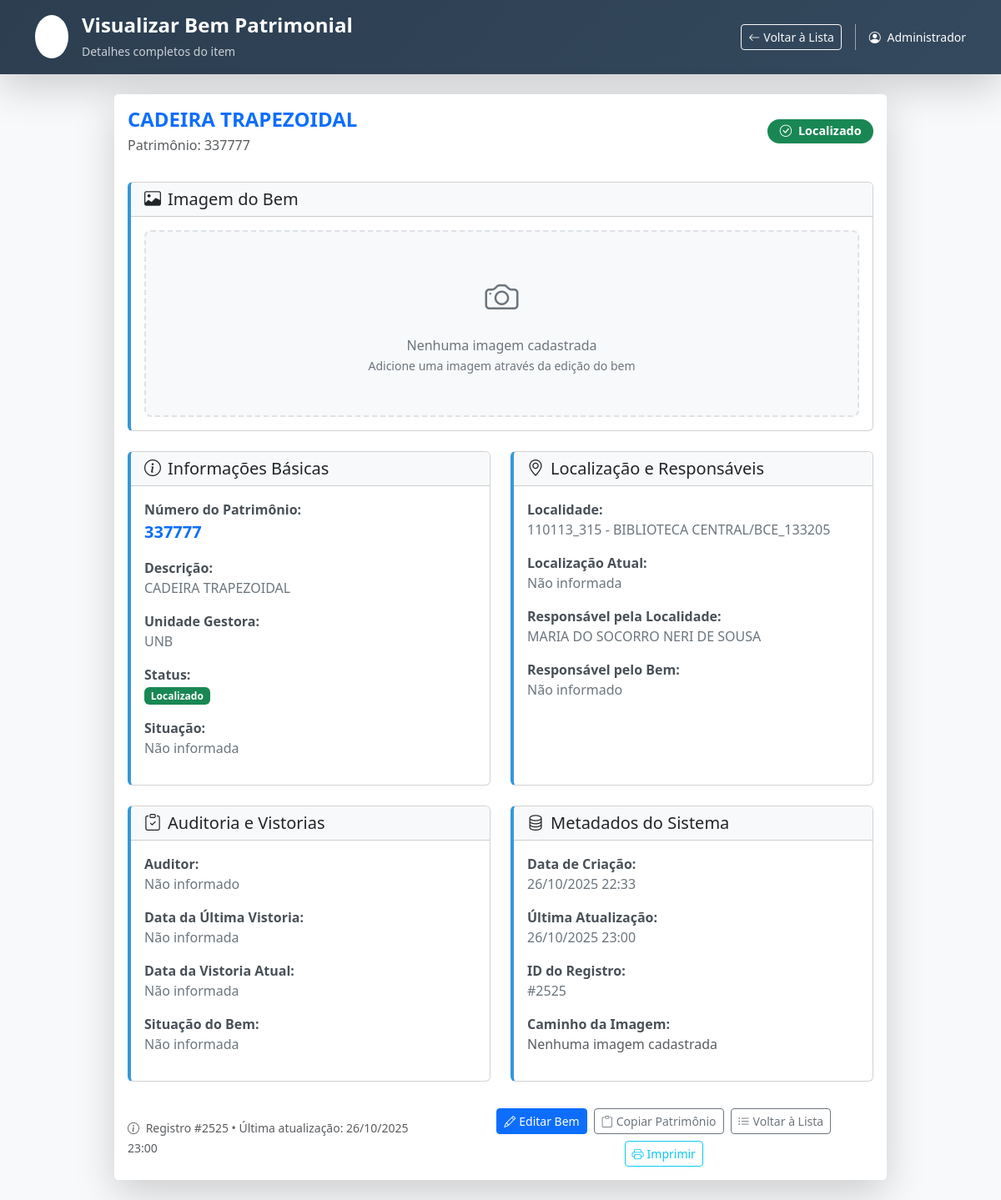
The page /visualizar_bem.php?id=2525 (signed in) on the database as committed earlier.
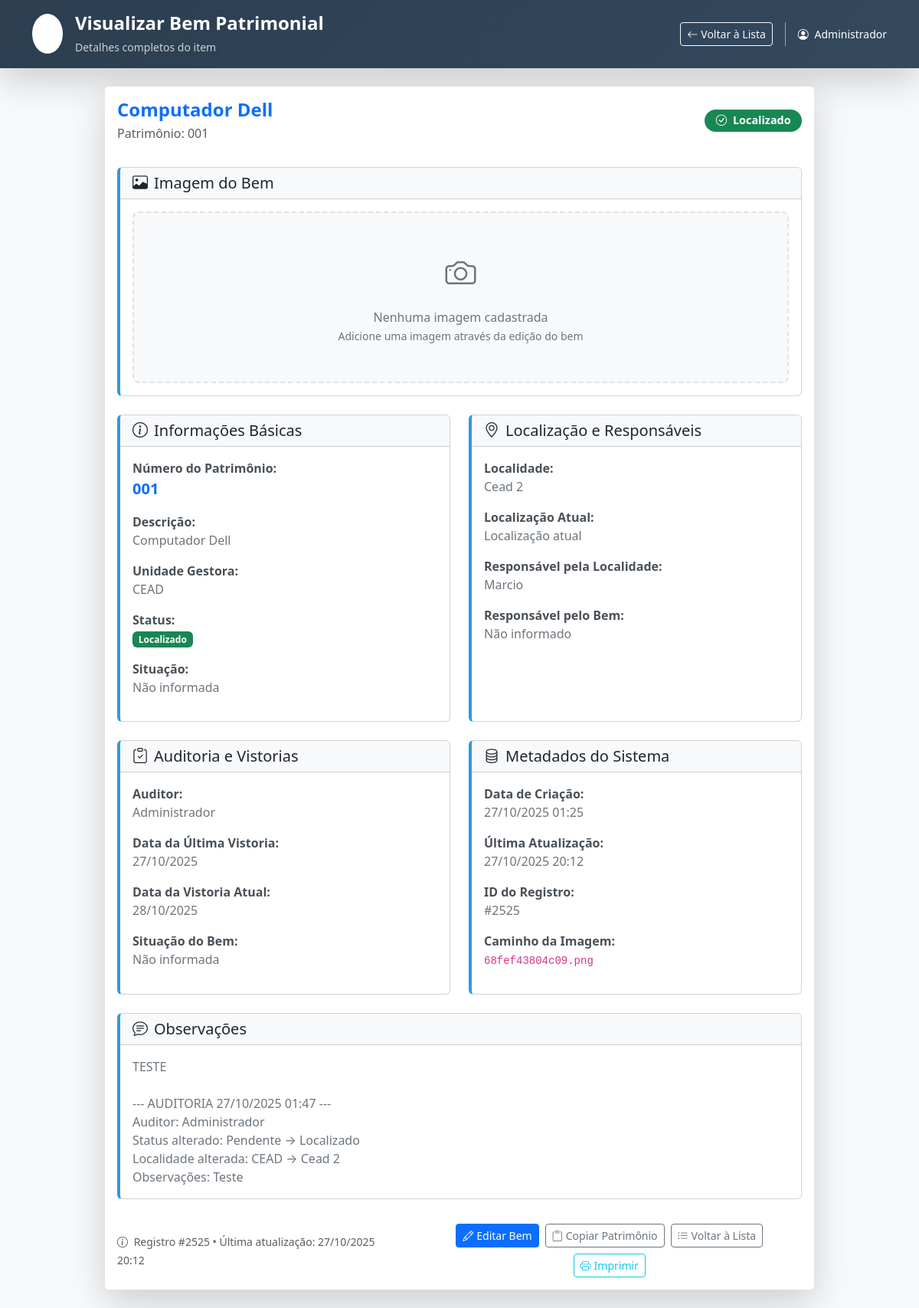
The same page on the database as committed later.
### tables this page shows
CREATE TABLE `bens` (
  `id` int(11) NOT NULL AUTO_INCREMENT,
  `unidade_gestora` varchar(200) DEFAULT NULL,
  `localidade` varchar(200) DEFAULT NULL,
  `responsavel_localidade` varchar(100) DEFAULT NULL,
  `numero_patrimonio` varchar(100) NOT NULL,
  `descricao` text DEFAULT NULL,
  `observacoes` text DEFAULT NULL,
  `status` enum('Localizado','Pendente') DEFAULT 'Pendente',
  `responsavel_bem` varchar(100) DEFAULT NULL,
  `auditor` varchar(100) DEFAULT NULL,
  `data_ultima_vistoria` date DEFAULT NULL,
  `data_vistoria_atual` date DEFAULT NULL,
  `imagem` varchar(255) DEFAULT NULL,
  `localizacao_atual` varchar(200) DEFAULT NULL,
  `data_criacao` timestamp NOT NULL DEFAULT current_timestamp(),
  `data_atualizacao` timestamp NOT NULL DEFAULT current_timestamp() ON UPDATE current_timestamp(),
  `data_auditoria` datetime DEFAULT NULL,
  `localidade_anterior` varchar(200) DEFAULT NULL,
  PRIMARY KEY (`id`),
  UNIQUE KEY `numero_patrimonio` (`numero_patrimonio`)
);

### visualizar_bem.php (the view, shortened to what the rows shown need)
<?php
$database = new Database();
$db = $database->getConnection();
$query = "SELECT * FROM bens WHERE id = :id";
$stmt = $db->prepare($query);
$stmt->execute([':id' => $_GET['id']]);
$bem = $stmt->fetch(PDO::FETCH_ASSOC);
function formatarData($data) {
    if (empty($data) || $data == '0000-00-00') return 'Não informada';
    return date('d/m/Y', strtotime($data));
}
function formatarDataHora($dataHora) {
    return date('d/m/Y H:i', strtotime($dataHora));
}
?>
<!DOCTYPE html>
<html lang="pt-br">
<head>
    <link href="https://cdn.jsdelivr.net/npm/bootstrap@5.3.0/dist/css/bootstrap.min.css" rel="stylesheet">
    <link rel="stylesheet" href="https://cdn.jsdelivr.net/npm/bootstrap-icons@1.11.0/font/bootstrap-icons.css">
</head>
<body class="bg-light">
    <header class="gradient-bg text-white shadow-lg no-print">
        <div class="container py-3">
            <div class="row align-items-center">
                <div class="col-md-6">
                    <div class="d-flex align-items-center">
                        <div>
                            <h1 class="h4 mb-1 fw-bold">Visualizar Bem Patrimonial</h1>
                        </div>
                    </div>
                </div>
            </div>
        </div>
    </header>
    <main class="container py-4">
        <div class="row justify-content-center">
            <div class="col-lg-10">
                <div class="card shadow-lg border-0 card-hover">
                    <div class="card-header bg-white py-3 border-0">
                        <div class="d-flex flex-column flex-md-row justify-content-between align-items-start align-items-md-center">
                            <div>
                                <h2 class="h4 mb-1 fw-bold text-primary">
                                    <?php echo htmlspecialchars($bem['descricao']); ?>
                                </h2>
                                <p class="text-muted mb-0">Patrimônio: <?php echo htmlspecialchars($bem['numero_patrimonio']); ?></p>
                            </div>
                            <div class="mt-2 mt-md-0">
                                <span class="badge status-badge rounded-pill <?php echo $bem['status'] === 'Localizado' ? 'bg-success' : 'bg-warning'; ?>">
                                    <i class="bi <?php echo $bem['status'] === 'Localizado' ? 'bi-check-circle' : 'bi-clock'; ?> me-1"></i>
                                    <?php echo htmlspecialchars($bem['status']); ?>
                                </span>
                            </div>
                        </div>
                    </div>
                    <div class="card-body">
                        <div class="row g-4">
                            <div class="col-md-6">
                                <div class="card info-card h-100">
                                    <div class="card-body">
                                        <div class="mb-3">
                                            <span class="field-label">Número do Patrimônio:</span>
                                            <div class="field-value fs-5 fw-bold text-primary">
                                                <?php echo htmlspecialchars($bem['numero_patrimonio']); ?>
                                            </div>
                                        </div>
                                        <div class="mb-3">
                                            <span class="field-label">Descrição:</span>
                                            <div class="field-value">
                                                <?php echo htmlspecialchars($bem['descricao']); ?>
                                            </div>
                                        </div>
                                        <div class="mb-3">
                                            <span class="field-label">Unidade Gestora:</span>
                                            <div class="field-value">
                                                <?php echo !empty($bem['unidade_gestora']) ? htmlspecialchars($bem['unidade_gestora']) : 'Não informada'; ?>
                                            </div>
                                        </div>
                                        <div class="mb-3">
                                            <div class="field-value">
                                                <span class="badge <?php echo $bem['status'] === 'Localizado' ? 'bg-success' : 'bg-warning'; ?>">
                                                    <?php echo htmlspecialchars($bem['status']); ?>
                                                </span>
                                            </div>
                                        </div>
                                    </div>
                                </div>
                            </div>
                            <div class="col-md-6">
                                <div class="card info-card h-100">
                                    <div class="card-body">
                                        <div class="mb-3">
                                            <span class="field-label">Localidade:</span>
                                            <div class="field-value">
                                                <?php echo !empty($bem['localidade']) ? htmlspecialchars($bem['localidade']) : 'Não informada'; ?>
                                            </div>
                                        </div>
                                        <div class="mb-3">
                                            <span class="field-label">Localização Atual:</span>
                                            <div class="field-value">
                                                <?php echo !empty($bem['localizacao_atual']) ? htmlspecialchars($bem['localizacao_atual']) : 'Não informada'; ?>
                                            </div>
                                        </div>
                                        <div class="mb-3">
                                            <span class="field-label">Responsável pela Localidade:</span>
                                            <div class="field-value">
                                                <?php echo !empty($bem['responsavel_localidade']) ? htmlspecialchars($bem['responsavel_localidade']) : 'Não informado'; ?>
                                            </div>
                                        </div>
                                    </div>
                                </div>
                            </div>
                            <div class="col-md-6">
                                <div class="card info-card h-100">
                                    <div class="card-body">
                                        <div class="mb-3">
                                            <span class="field-label">Auditor:</span>
                                            <div class="field-value">
                                                <?php echo !empty($bem['auditor']) ? htmlspecialchars($bem['auditor']) : 'Não informado'; ?>
                                            </div>
                                        </div>
                                        <div class="mb-3">
                                            <span class="field-label">Data da Última Vistoria:</span>
                                            <div class="field-value">
                                                <?php echo formatarData($bem['data_ultima_vistoria']); ?>
                                            </div>
                                        </div>
                                        <div class="mb-3">
                                            <span class="field-label">Data da Vistoria Atual:</span>
                                            <div class="field-value">
                                                <?php echo formatarData($bem['data_vistoria_atual']); ?>
                                            </div>
                                        </div>
                                    </div>
                                </div>
                            </div>
                            <div class="col-md-6">
                                <div class="card info-card h-100">
                                    <div class="card-body">
                                        <div class="mb-3">
                                            <span class="field-label">Data de Criação:</span>
                                            <div class="field-value">
                                                <?php echo formatarDataHora($bem['data_criacao']); ?>
                                            </div>
                                        </div>
                                        <div class="mb-3">
                                            <span class="field-label">Última Atualização:</span>
                                            <div class="field-value">
                                                <?php echo formatarDataHora($bem['data_atualizacao']); ?>
                                            </div>
                                        </div>
                                        <div class="mb-3">
                                            <span class="field-label">ID do Registro:</span>
                                            <div class="field-value">
                                                #<?php echo $bem['id']; ?>
                                            </div>
                                        </div>
                                        <div class="mb-3">
                                            <div class="field-value">
                                                <?php if (!empty($bem['imagem'])): ?>
                                                    <code class="small"><?php echo htmlspecialchars($bem['imagem']); ?></code>
                                                <?php else: ?>
                                                    <span class="text-muted">Nenhuma imagem cadastrada</span>
                                                <?php endif; ?>
                                            </div>
                                        </div>
                                    </div>
                                </div>
                            </div>
                            <?php if (!empty($bem['observacoes'])): ?>
                            <div class="col-12">
                                <div class="card info-card">
                                    <div class="card-header bg-light">
                                        <h5 class="card-title mb-0">
                                            <i class="bi bi-chat-text me-2"></i>Observações
                                        </h5>
                                    </div>
                                    <div class="card-body">
                                        <div class="field-value">
                                            <?php echo nl2br(htmlspecialchars($bem['observacoes'])); ?>
                                        </div>
                                    </div>
                                </div>
                            </div>
                            <?php endif; ?>
                        </div>
                    </div>
                    <div class="card-footer bg-white border-0 py-3 no-print">
                        <div class="d-flex flex-column flex-md-row justify-content-between align-items-center gap-3">
                            <div class="text-muted">
                                <small>
                                    <i class="bi bi-info-circle me-1"></i>
                                    Registro #<?php echo $bem['id']; ?> •
                                    Última atualização: <?php echo formatarDataHora($bem['data_atualizacao']); ?>
                                </small>
                            </div>
                        </div>
                    </div>
                </div>
            </div>
        </div>
    </main>
</body>
</html>

Rows that differ between the two databases and show on the page:
changed bens "Localizado": descricao "CADEIRA TRAPEZOIDAL" → "Computador Dell"; numero_patrimonio "337777" → "001"; unidade_gestora "UNB" → "CEAD"; localidade "110113_315 - BIBLIOTECA CENTRAL/BCE_133205" → "Cead 2"; localizacao_atual (not shown) → "Localização atual"; responsavel_localidade "MARIA DO SOCORRO NERI DE SOUSA" → "Marcio"; auditor (not shown) → "Administrador"; data_ultima_vistoria "Não informada" → "27/10/2025"; data_vistoria_atual "Não informada" → "28/10/2025"; data_criacao "26/10/2025 22:33" → "27/10/2025 01:25"; data_atualizacao "26/10/2025 23:00" → "27/10/2025 20:12"; imagem (not shown) → "68fef43804c09.png"; observacoes (not shown) → "TESTE --- AUDITORIA 27/10/2025 01:47 --- Auditor: Administrador Status alterado: Pendente → Localizado Localidade alterada: CEAD → Cead 2 Observações: Teste"
Other text that changed with them:
text no longer shown: "Não informada Não informado Nenhuma imagem cadastrada"
text now shown: "Observações"
